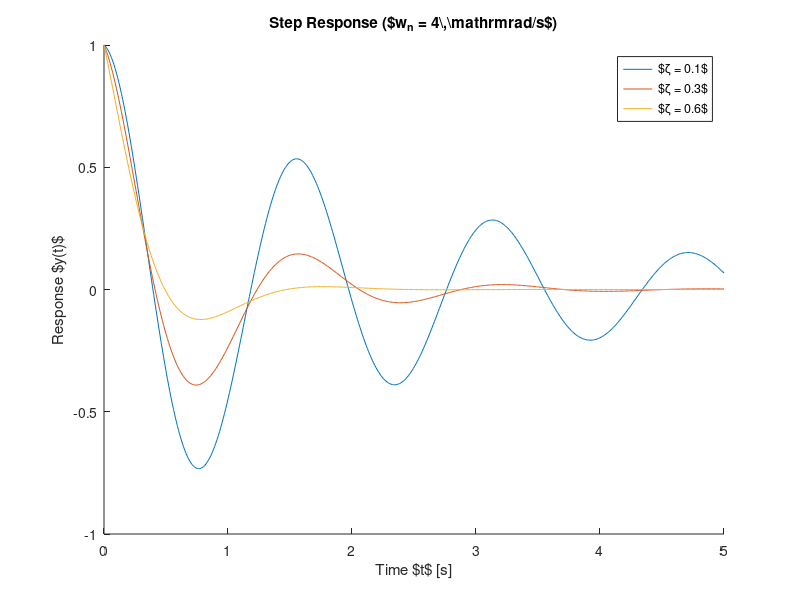

The MATLAB script that drew this image: (Note: this script raises an error after producing the figure.)
% generate_plot.m
% MATLABExample/PlotTools を使用した Ipe 連携用プロット出力スクリプト

% MATLABExample/PlotTools へのパスを追加
this_dir = fileparts(mfilename('fullpath'));
repo_root = fullfile(this_dir, '..', '..', '..');
addpath(fullfile(repo_root, 'MATLABExample', 'PlotTools'));

t = linspace(0, 5, 500);
zeta_list = [0.1, 0.3, 0.6];
wn = 4;

%% 1. スライド用 単一プロット (slide_single)
fig1 = figure('Visible', 'off');
hold on;
for i = 1:numel(zeta_list)
    z = zeta_list(i);
    y = exp(-z*wn*t) .* cos(wn*sqrt(1-z^2)*t);
    plot(t, y, 'DisplayName', sprintf('$\\zeta = %.1f$', z));
end
hold off;

xlabel('Time $t$ [s]');
ylabel('Response $y(t)$');
title('Step Response ($w_n = 4\,\mathrm{rad/s}$)');
legend('Location', 'northeast');

setup_ipe_plot(fig1, 'slide_single');
export_ipe_plot(fig1, 'plot_slide_single.pdf', 'Batch', true);

%% 2. スライド用 複合マルチプロット (slide_multi: 2x2)
fig2 = figure('Visible', 'off');

% (1) 変位
subplot(2, 2, 1);
plot(t, exp(-0.2*wn*t) .* cos(wn*sqrt(1-0.2^2)*t));
xlabel('Time $t$ [s]'); ylabel('Displacement $y(t)$');

% (2) 速度
subplot(2, 2, 2);
plot(t, -wn*exp(-0.2*wn*t) .* sin(wn*sqrt(1-0.2^2)*t));
xlabel('Time $t$ [s]'); ylabel('Velocity $\dot{y}(t)$');

% (3) 位相平面
subplot(2, 2, 3);
y_val = exp(-0.2*wn*t) .* cos(wn*sqrt(1-0.2^2)*t);
ydot_val = -wn*exp(-0.2*wn*t) .* sin(wn*sqrt(1-0.2^2)*t);
plot(y_val, ydot_val);
xlabel('Displacement $y(t)$'); ylabel('Velocity $\dot{y}(t)$');

% (4) 周波数応答
subplot(2, 2, 4);
f_axis = linspace(0, 20, 200);
mag = 1 ./ sqrt((1 - (f_axis/4).^2).^2 + (2*0.2*f_axis/4).^2);
semilogy(f_axis, mag);
xlabel('Frequency $f$ [Hz]'); ylabel('Magnitude $|G(j\omega)|$');

setup_ipe_plot(fig2, 'slide_multi');
export_ipe_plot(fig2, 'plot_slide_multi.pdf', 'Batch', true);

fprintf('=== Successfully generated plot_slide_single.pdf and plot_slide_multi.pdf ===\n');
exit;
